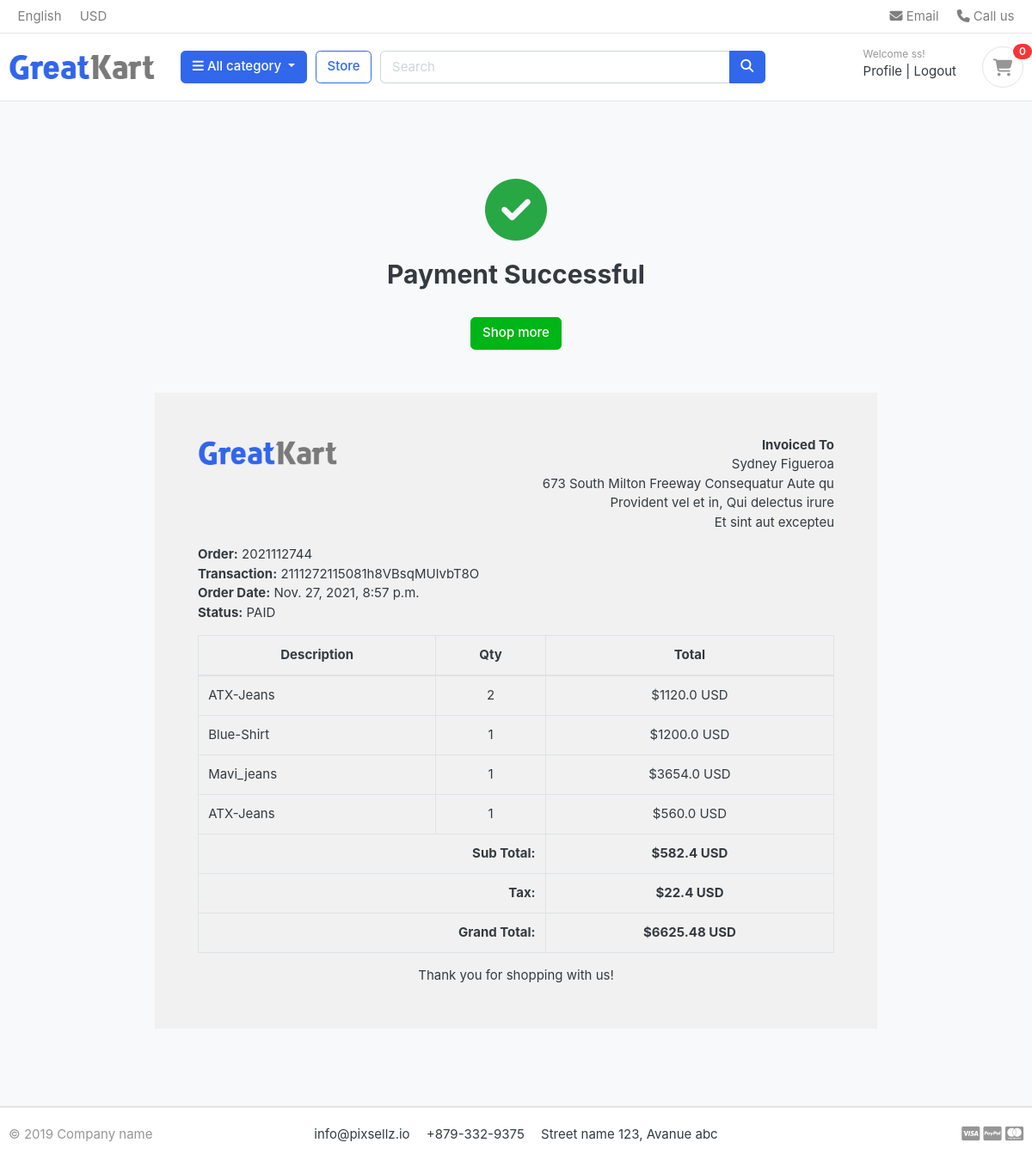
The page /order/order-complete/2021112744/ (signed in) on the database its author committed.
### account/models.py (models this page shows, shortened)
class Account(AbstractBaseUser):
    first_name = models.CharField(max_length=50)
    last_name = models.CharField(max_length=50)
    username = models.CharField(max_length=50, unique=True)
    email = models.EmailField(max_length=100, unique=True)
    phone_number = models.CharField(max_length=50)
    date_joined = models.DateTimeField(auto_now_add=True)
    last_login = models.DateTimeField(auto_now_add=True)
    is_admin = models.BooleanField(default=False)
    is_staff = models.BooleanField(default=False)
    is_active = models.BooleanField(default=False)
    is_superadmin = models.BooleanField(default=False)
    USERNAME_FIELD = 'email'
    REQUIRED_FIELDS = ['username', 'first_name', 'last_name']
    objects = MyAccountManager()

### order/models.py (models this page shows, shortened)
class Order(models.Model):
    STATUS = (
        ('New', 'New'),
        ('Accepted', 'Accepted'),
        ('Completed', 'Completed'),
        ('Cancelled', 'Cancelled'),
    )
    user = models.ForeignKey(Account, on_delete=models.SET_NULL, null=True)
    payment = models.ForeignKey(Payment, on_delete=models.SET_NULL, blank=True, null=True)
    order_number = models.CharField(max_length=20)
    first_name = models.CharField(max_length=50)
    last_name = models.CharField(max_length=50)
    phone_number = models.CharField(max_length=50)
    email = models.EmailField(max_length=50)
    address_line_1 = models.CharField(max_length=50)
    address_line_2 = models.CharField(max_length=50, blank=True)
    country = models.CharField(max_length=50)
    state = models.CharField(max_length=50)
    city = models.CharField(max_length=50)
    order_note = models.TextField(max_length=500, blank=True)
    order_total = models.FloatField()
    tax = models.FloatField()
    grant_total = models.FloatField(default=1.00)
    status = models.CharField(max_length=10, choices=STATUS, default='New')
    ip = models.CharField(max_length=20, blank=True)
    is_ordered = models.BooleanField(default=False)
    created_at = models.DateTimeField(auto_now_add=True)
    updated_at = models.DateTimeField(auto_now=True)
    def full_name(self):
        return f'{self.first_name} {self.last_name}'
    def full_address(self):
        return f'{self.address_line_1} {self.address_line_2}'

class Payment(models.Model):
    user = models.ForeignKey(Account, on_delete=models.CASCADE)
    payment_id = models.CharField(max_length=100)
    payment_method = models.CharField(max_length=100)
    amount_paid = models.CharField(max_length=100)
    status = models.CharField(max_length=100)
    created_at = models.DateTimeField(auto_now_add=True)
    def __str__(self):
        return self.payment_id

class OrderProduct(models.Model):
    order = models.ForeignKey(Order, on_delete=models.CASCADE)
    payment = models.ForeignKey(Payment, on_delete=models.CASCADE)
    user = models.ForeignKey(Account, on_delete=models.CASCADE)
    product = models.ForeignKey(Product, on_delete=models.CASCADE)
    variation = models.ManyToManyField(Variation, blank=True)
    quantity = models.IntegerField()
    product_price = models.FloatField()
    ordered = models.BooleanField(default=False)
    created_at = models.DateTimeField(auto_now_add=True)
    updated_at = models.DateTimeField(auto_now=True)
    def total_price(self):
        return self.quantity * self.product_price

### store/models.py (models this page shows, shortened)
class Product(models.Model):
    product_name = models.CharField(max_length=200, unique=True)
    slug = models.SlugField(max_length=200, unique=True)
    description = models.TextField(max_length=1200, blank=True)
    price = models.FloatField()
    images = models.ImageField(upload_to='photos/products')
    stock = models.IntegerField()
    is_available = models.BooleanField(default=True)
    category = models.ForeignKey(Category, on_delete=models.CASCADE, related_name='category')
    created_at = models.DateTimeField(auto_now_add=True)
    updated_at = models.DateTimeField(auto_now=True)

### order/views.py (the view)
# urls.py: path('order-complete/<order_number>/', views.order_complete, name='order_complete')
@login_required
def order_complete(request, order_number):
    order = Order.objects.filter(user=request.user, order_number=order_number, is_ordered=True)
    order = order[0]
    payment = Payment.objects.filter(payment_id=order.payment, user=request.user)
    payment = payment[0]
    order_product = OrderProduct.objects.filter(user=request.user, payment_id=order.payment)
    context = {
        'order_number': order_number,
        'order': order,
        'payment': payment,
        'order_product': order_product
    }
    return render(request, 'order/order_complete_page.html', context)

### templates/order/order_complete_page.html (shortened to what this page needs)
{% extends 'base.html' %}
{% load static %}
{% block body_block %}
<section class="section-content padding-y bg">
    <div class="container">
        <div class="row">
            <div class="container" style="margin-top: 50px;">
                <center><i class="fas fa-check-circle" style="font-size: 72px;margin-bottom: 20px;color: #28A745;"></i>
                </center>
                <h2 class="text-center">Payment Successful</h2>
                <br>
                <div class="text-center">
                    <a href="{% url 'store:store' %}" class="btn btn-success">Shop more</a>
                </div>
            </div>
            <div class="container"
                 style="margin: 0 auto;width: 70%;padding: 50px;background: #f1f1f1;margin-top: 50px;margin-bottom: 50px;">
                <div class="row invoice row-printable">
                    <div class="col-md-12">
                        <div class="panel panel-default plain" id="dash_0">
                            <div class="panel-body p30">
                                <div class="row">
                                    <div class="col-lg-6">
                                        <div class="invoice-logo">
                                            <img src="{% static 'front/images/logo.png' %}" alt="Invoice logo"
                                                                       style="max-height: 40px;">
                                        </div>
                                    </div>
                                    <div class="col-lg-6">
                                        <div class="invoice-from">
                                            <ul class="list-unstyled text-right">
                                                <li><strong>Invoiced To</strong></li>
                                                <li>{{order.full_name}}</li>
                                                <li>{{order.full_address}}</li>
                                                <li>{{order.city}}, {{order.state}}</li>
                                                <li>{{order.country}}</li>
                                            </ul>
                                        </div>
                                    </div>
                                    <div class="col-lg-12">
                                        <div class="invoice-details mt25">
                                            <div class="well">
                                                <ul class="list-unstyled mb0">
                                                    <li><strong>Order:</strong> {{order_number}}</li>
                                                    <li><strong>Transaction:</strong> {{payment.payment_id}}</li>
                                                    <li><strong>Order Date:</strong> {{order.created_at}}</li>
                                                    <li><strong>Status:</strong> PAID</li>
                                                </ul>
                                            </div>
                                        </div>
                                        <div class="invoice-items">
                                            <div class="table-responsive" style="overflow: hidden; outline: none;"
                                                 tabindex="0">
                                                <table class="table table-bordered">
                                                    <thead>
                                                    <tr>
                                                        <th class="per70 text-center">Description</th>
                                                        <th class="per5 text-center">Qty</th>
                                                        <th class="per25 text-center">Total</th>
                                                    </tr>
                                                    </thead>
                                                    <tbody>
                                                    {% for item in order_product %}
                                                    <tr>
                                                        <td>
                                                            {{item.product.product_name}}
                                                        </td>
                                                        <td class="text-center">{{item.quantity}}</td>
                                                        <td class="text-center">${{ item.total_price }} USD</td>
                                                    </tr>
                                                    {% endfor %}
                                                    </tbody>
                                                    <tfoot>
                                                    <tr>
                                                        <th colspan="2" class="text-right">Sub Total:</th>
                                                        <th class="text-center">${{order.order_total}} USD</th>
                                                    </tr>
                                                    <tr>
                                                        <th colspan="2" class="text-right">Tax:</th>
                                                        <th class="text-center">${{order.tax}} USD</th>
                                                    </tr>
                                                    <tr>
                                                        <th colspan="2" class="text-right">Grand Total:</th>
                                                        <th class="text-center">${{payment.amount_paid}} USD</th>
                                                    </tr>
                                                    </tfoot>
                                                </table>
                                            </div>
                                        </div>
                                        <div class="invoice-footer mt25">
                                            <p class="text-center">Thank you for shopping with us!</p>
                                        </div>
                                    </div>
                                </div>
                            </div>
                        </div>
                    </div>
                </div>
            </div>
        </div>
    </div>
</section>
{% endblock %}

### templates/partials/header.html (shortened to what this page needs)
{% load static %}
<header class="section-header">
    <nav class="navbar p-md-0 navbar-expand-sm navbar-light border-bottom">
        <div class="container">
            <div class="collapse navbar-collapse" id="navbarTop4">
                <ul class="navbar-nav mr-auto">
                    <li class="nav-item dropdown">
                        <a href="#" class="nav-link"> English </a>
                    </li>
                    <li class="nav-item dropdown">
                        <a href="#" class="nav-link"> USD </a>
                    </li>
                </ul>
                <ul class="navbar-nav">
                    <li><a href="#" class="nav-link"> <i class="fa fa-envelope"></i> Email </a></li>
                    <li><a href="#" class="nav-link"> <i class="fa fa-phone"></i> Call us </a></li>
                </ul>
            </div>
        </div>
    </nav>
    <section class="header-main border-bottom">
        <div class="container">
            <div class="row align-items-center">
                <div class="col-lg-2 col-md-3 col-6">
                    <a href="{% url 'home' %}" class="brand-wrap">
                        <img class="logo" src="{% static 'front/images/logo.png' %}">
                    </a>
                </div>
                <div class="col-lg col-sm col-md col-6 flex-grow-0">
                    <div class="category-wrap dropdown d-inline-block float-right">
                        <button type="button" class="btn btn-primary dropdown-toggle" data-toggle="dropdown">
                            <i class="fa fa-bars"></i> All category
                        </button>
                    </div>
                </div>
                <a href="{% url 'store:store' %}" class="btn btn-outline-primary">Store</a>
                <div class="col-lg  col-md-6 col-sm-12 col">
                    <form action="{% url 'store:product_search' %}" class="search" method="GET">
                        <div class="input-group w-100">
                            <input type="text" name="keyword" class="form-control" style="width:60%;" placeholder="Search">
                            <div class="input-group-append">
                                <button class="btn btn-primary" type="submit">
                                    <i class="fa fa-search"></i>
                                </button>
                            </div>
                        </div>
                    </form>
                </div>
                <div class="col-lg-3 col-sm-6 col-8 order-2 order-lg-3">
                    <div class="d-flex justify-content-end mb-3 mb-lg-0">
                        {% if user.id is None %}
                        <div class="widget-header">
                            <small class="title text-muted">Welcome guest!</small>
                            <div>
                                <a href="{% url 'account:login'%}">Sign in</a> <span class="dark-transp"> | </span>
                                <a href="{% url 'account:register'%}"> Register</a>
                            </div>
                        </div>
                        {% else %}
                        <div class="widget-header">
                            <small class="title text-muted">Welcome {{user.first_name}}!</small>
                            <div>
                                <a href="{% url 'account:dashboard' %}">Profile</a> <span class="dark-transp"> | </span>
                                <a href="{% url 'account:logout'%}"> Logout</a>
                            </div>
                        </div>
                        {% endif %}
                        <a href="{% url 'cart:cart' %}" class="widget-header pl-3 ml-3">
                            <div class="icon icon-sm rounded-circle border"><i class="fa fa-shopping-cart"></i></div>
                            <span class="badge badge-pill badge-danger notify">{{ cart_count }}</span>
                        </a>
                    </div>
                </div>
            </div>
        </div>
    </section>
</header>

### rows shown on the page
Account: first_name "ss"
Order: full_name "Sydney Figueroa", full_address "673 South Milton Freeway Consequatur Aute qu", city "Provident vel et in", state "Qui delectus irure", country "Et sint aut excepteu", created_at "Nov. 27, 2021, 8:57 p.m.", order_total "582.4", tax "22.4"
Payment: payment_id "2111272115081h8VBsqMUlvbT8O", amount_paid "6625.48"
OrderProduct: product.product_name "ATX-Jeans", quantity "2", total_price "1120.0"
OrderProduct: product.product_name "Blue-Shirt", quantity "1", total_price "1200.0"
OrderProduct: product.product_name "Mavi_jeans", quantity "1", total_price "3654.0"
OrderProduct: product.product_name "ATX-Jeans", quantity "1", total_price "560.0"

### other values the page prints
{{ cart_count }} "0"
{{ order_number }} "2021112744"
